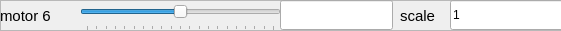
  <widget class="QFrame" name="frame_7">
   <property name="geometry">
    <rect>
     <x>10</x>
     <y>210</y>
     <width>561</width>
     <height>31</height>
    </rect>
   </property>
   <property name="frameShape">
    <enum>QFrame::StyledPanel</enum>
   </property>
   <property name="frameShadow">
    <enum>QFrame::Raised</enum>
   </property>
   <widget class="QLabel" name="name_7">
    <property name="geometry">
     <rect>
      <x>0</x>
      <y>0</y>
      <width>68</width>
      <height>31</height>
     </rect>
    </property>
    <property name="font">
     <font>
      <pointsize>11</pointsize>
      <weight>50</weight>
      <italic>false</italic>
      <bold>false</bold>
     </font>
    </property>
    <property name="text">
     <string>motor 6</string>
    </property>
   </widget>
   <widget class="QSlider" name="motor_setPoint_slider_6">
    <property name="geometry">
     <rect>
      <x>80</x>
      <y>0</y>
      <width>201</width>
      <height>31</height>
     </rect>
    </property>
    <property name="toolTip">
     <string extracomment="slider to move change set point for this motor"/>
    </property>
    <property name="minimum">
     <number>-100</number>
    </property>
    <property name="maximum">
     <number>100</number>
    </property>
    <property name="value">
     <number>0</number>
    </property>
    <property name="orientation">
     <enum>Qt::Horizontal</enum>
    </property>
    <property name="tickPosition">
     <enum>QSlider::TicksBelow</enum>
    </property>
    <property name="tickInterval">
     <number>10</number>
    </property>
   </widget>
   <widget class="QLineEdit" name="motor_setPoint_6">
    <property name="geometry">
     <rect>
      <x>280</x>
      <y>0</y>
      <width>113</width>
      <height>30</height>
     </rect>
    </property>
    <property name="text">
     <string extracomment="manually change set point here"/>
    </property>
    <property name="readOnly">
     <bool>true</bool>
    </property>
   </widget>
   <widget class="QLabel" name="scale_7">
    <property name="geometry">
     <rect>
      <x>400</x>
      <y>0</y>
      <width>41</width>
      <height>31</height>
     </rect>
    </property>
    <property name="font">
     <font>
      <pointsize>11</pointsize>
      <weight>50</weight>
      <italic>false</italic>
      <bold>false</bold>
     </font>
    </property>
    <property name="text">
     <string>scale</string>
    </property>
   </widget>
   <widget class="QLineEdit" name="motor_scale_6">
    <property name="geometry">
     <rect>
      <x>450</x>
      <y>0</y>
      <width>113</width>
      <height>30</height>
     </rect>
    </property>
    <property name="text">
     <string extracomment="use this to scale the slider (-100,100)">1</string>
    </property>
    <property name="readOnly">
     <bool>false</bool>
    </property>
   </widget>
  </widget>
